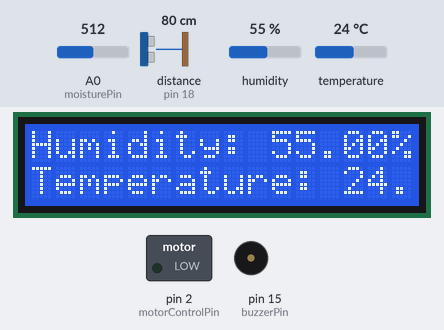
Simulated run of this sketch. Board: Arduino Uno, built with avr-gcc and run on an emulated ATmega328P. Parts: 16×2 character LCD, switched loads named in the sketch (green lamp = pin HIGH), buzzer (waves = sounding, pin HIGH). Wiring (inferred from the names in the program): ultrasonic range finder: trigger pin 5; echo pin 18. The test bench sets the inputs (shaded band); at power-on: distance to the obstacle (sensor on pin 18) 80 cm, humidity 55 %, A0 (moisturePin) = 512, temperature 24 °C. The echo pulse lasts 58.3 µs per cm; pins used as bus, display or sensor lines are not drawn; what the sketch prints to the serial monitor is not drawn.

Above: at 1.2 s.
1.3 s: distance to the obstacle (sensor on pin 18) set to 22 cm
At 2.8 s:
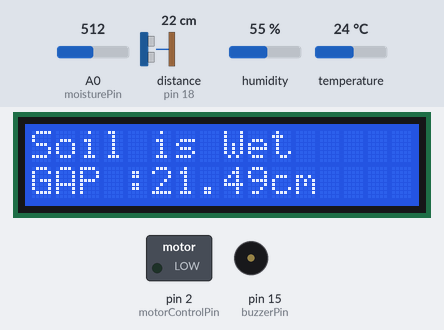
6.2 s: distance to the obstacle (sensor on pin 18) set to 19 cm
At 8.2 s:
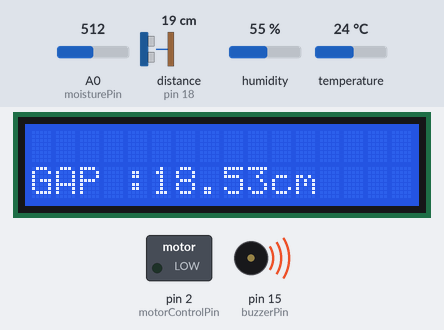
12.8 s: humidity set to 19 %
At 14.6 s:
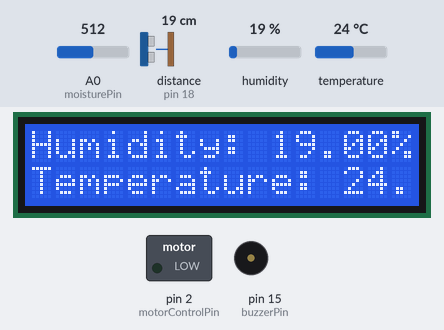
16.8 s: A0 (moisturePin) set to 716
At 22.9 s:
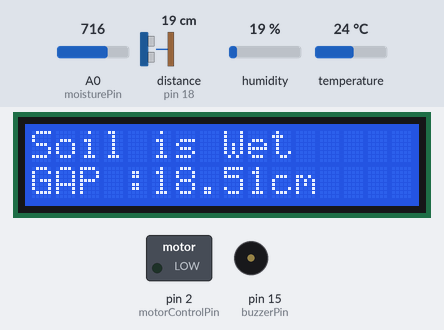
23.6 s: distance to the obstacle (sensor on pin 18) set to 120 cm
At 26.2 s:
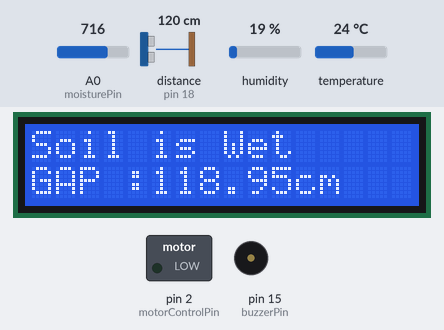
31.9 s: temperature set to 12 °C
At 34.6 s:
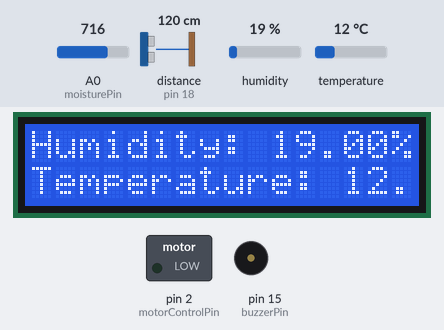
Timing chart, 0 to 36.1 s (numbered marks = the images above; inputs shaded):
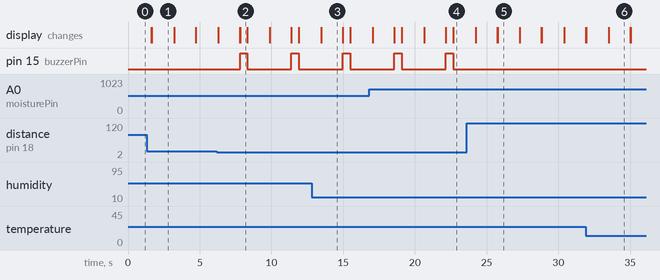

The sketch:

chatGPT.ino
```cpp
// chatgpt code

#include "DHT.h"
#include <LiquidCrystal_I2C.h>

#define DHTPIN 4
#define DHTTYPE DHT11
DHT dht(DHTPIN, DHTTYPE);

// Pins
const int trigPin = 5;
const int echoPin = 18;
const int buzzerPin = 15;
const int moisturePin = 14;
const int motorControlPin = 2;

// LCD
const int lcdColumns = 16;
const int lcdRows = 2;
LiquidCrystal_I2C lcd(0x27, lcdColumns, lcdRows);

// Constants
#define SOUND_SPEED 0.034

// Function prototypes
void setup();
void readTemperatureAndHumidity();
void displayTemperatureAndHumidity(float temperature, float humidity);
void ultrasonicSensor();
void moistureSensor();

void setup() {
  Serial.begin(9600);
  Serial.println(F("DHTxx test!"));

  pinMode(motorControlPin, OUTPUT);
  digitalWrite(motorControlPin, LOW);

  pinMode(moisturePin, INPUT);
  pinMode(buzzerPin, OUTPUT);
  pinMode(trigPin, OUTPUT);
  pinMode(echoPin, INPUT);

  dht.begin();
  lcd.init();
  lcd.backlight();
}

void loop() {
  readTemperatureAndHumidity();
  ultrasonicSensor();
  moistureSensor();
  delay(1500);
}

void readTemperatureAndHumidity() {
  float h = dht.readHumidity();
  float t = dht.readTemperature();
  float f = dht.readTemperature(true);

  if (isnan(h) || isnan(t) || isnan(f)) {
    Serial.println(F("Failed to read from DHT sensor!"));
    return;
  }

  displayTemperatureAndHumidity(t, h);
}

void displayTemperatureAndHumidity(float temperature, float humidity) {
  lcd.setCursor(0, 0);
  lcd.print("Humidity: " + String(humidity) + "%");

  lcd.setCursor(0, 1);
  lcd.print("Temperature: " + String(temperature));

  delay(1500);
  lcd.clear();
}

void ultrasonicSensor() {
  digitalWrite(trigPin, LOW);
  delayMicroseconds(2);
  digitalWrite(trigPin, HIGH);
  delayMicroseconds(10);
  digitalWrite(trigPin, LOW);

  long duration = pulseIn(echoPin, HIGH);
  float distanceCm = duration * SOUND_SPEED / 2;

  Serial.print("Distance (cm): ");
  Serial.println(distanceCm);

  lcd.setCursor(0, 1);
  lcd.print("GAP :" + String(distanceCm) + "cm");

  if (distanceCm < 20) {
    digitalWrite(buzzerPin, HIGH);
    delay(500);
    digitalWrite(buzzerPin, LOW);
    Serial.println("BEEP!!!");
  } else {
    digitalWrite(buzzerPin, LOW);
  }
}

void moistureSensor() {
  int soilMoisture = analogRead(moisturePin);
  Serial.println("Soil Moisture : " + String(soilMoisture));

  if (soilMoisture < 3000) {
    Serial.println("Soil is wet!");
    digitalWrite(motorControlPin, LOW);
    lcd.setCursor(0, 0);
    lcd.print("Soil is Wet");
  } else {
    Serial.println("Soil is dry!");
    digitalWrite(motorControlPin, HIGH);
    lcd.setCursor(0, 0);
    lcd.print("Soil is Dry");
  }
}
```

Measured:
- the behaviour switches between 21 and 20 cm on distance to the obstacle (sensor on pin 18) (found by bisection; images 1 and 2)
- after the input at 6.2 s, pin 15 (buzzerPin): alternates HIGH for 0.50 s and LOW for 3.1 s, starting after 1.6 s; the display: first differs from a run without the input after 1.6 s (image 2)
- after the input at 23.6 s, pin 15 (buzzerPin): stops changing and stays LOW
- what the display in image 1 shows lasts 1.6 s, from 1.6 s to 3.2 s
- what the display in image 2 shows lasts 0.5 s, from 7.8 s to 8.3 s
- what the display in image 3 shows lasts 1.5 s, from 13.5 s to 15.0 s
